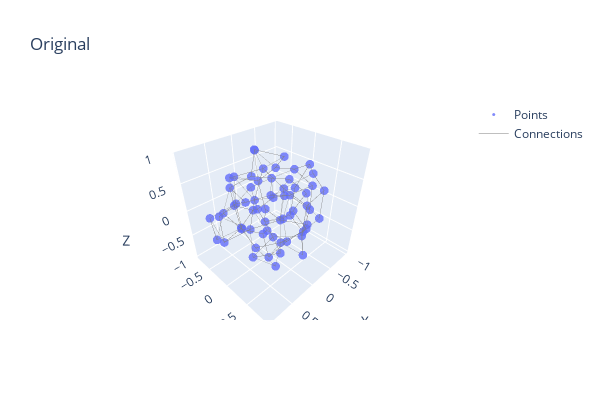
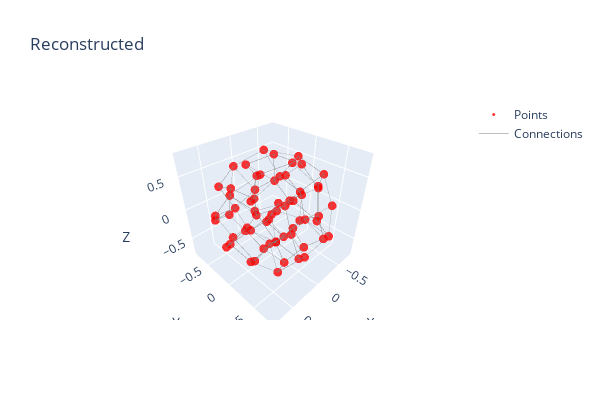

The cell these charts' notebook holds for them, in order:
### Code cell
fig_original = plot_point_cloud_3d(
    original_points[0][:, :3],  # Take only XYZ coordinates
    n_connections=3,
    title='Original',
    point_size=3, 
)
fig_original.update_layout(
    width=600,  
    height=400 
)
fig_original.show()

# Visualize reconstructed points (first sample)
fig_reconstructed = plot_point_cloud_3d(
    reconstructed_points[0][:, :3],  # Take only XYZ coordinates
    n_connections=3,
    title='Reconstructed',
    point_size=3,
    color='red'
)
fig_reconstructed.update_layout(
    width=600,  
    height=400
)
fig_reconstructed.show()
